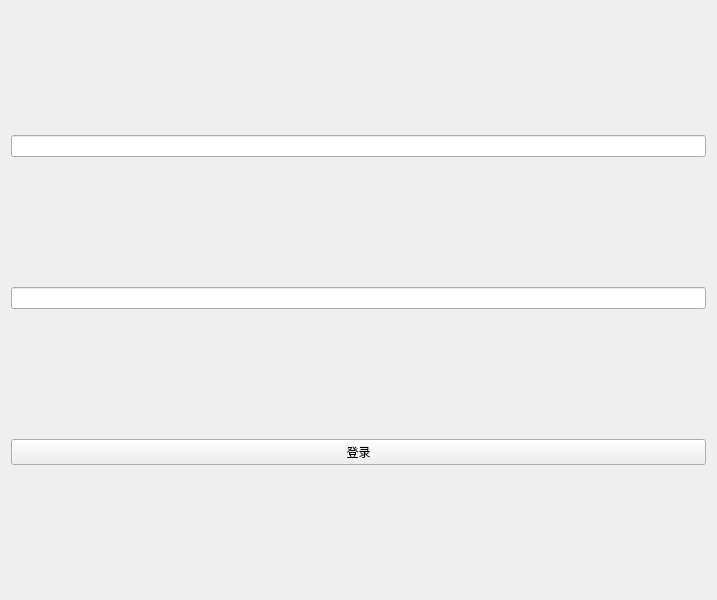
<?xml version="1.0" encoding="UTF-8"?>
<ui version="4.0">
 <class>MyWidget</class>
 <widget class="QWidget" name="MyWidget">
  <property name="geometry">
   <rect>
    <x>0</x>
    <y>0</y>
    <width>717</width>
    <height>600</height>
   </rect>
  </property>
  <property name="windowTitle">
   <string>MyWidget</string>
  </property>
  <layout class="QVBoxLayout" name="verticalLayout">
   <item>
    <widget class="QLineEdit" name="username"/>
   </item>
   <item>
    <widget class="QLineEdit" name="pwdEdit">
     <property name="echoMode">
      <enum>QLineEdit::EchoMode::Password</enum>
     </property>
    </widget>
   </item>
   <item>
    <widget class="QPushButton" name="btnLogin">
     <property name="text">
      <string>登录</string>
     </property>
    </widget>
   </item>
  </layout>
 </widget>
 <resources/>
 <connections/>
</ui>
